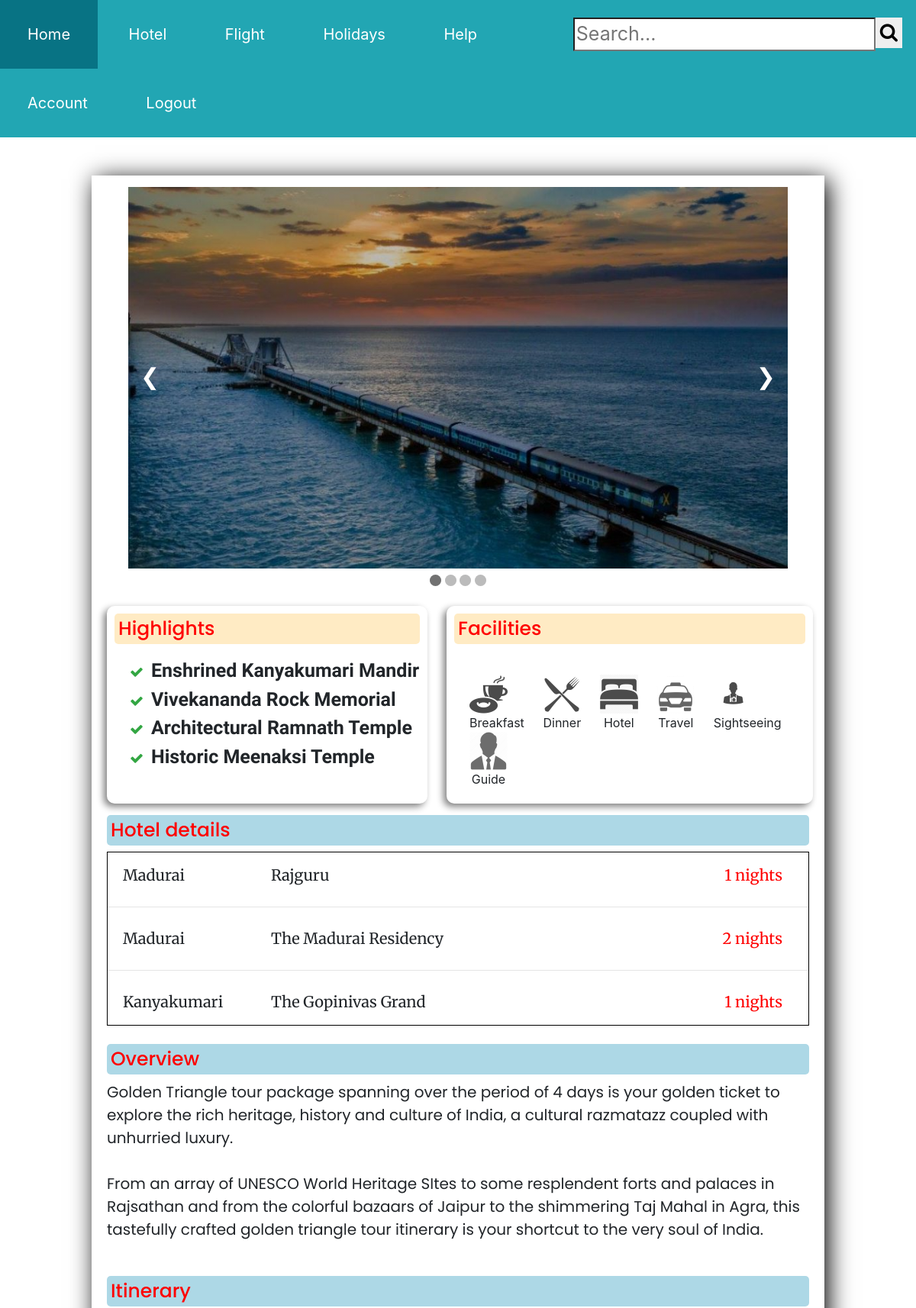
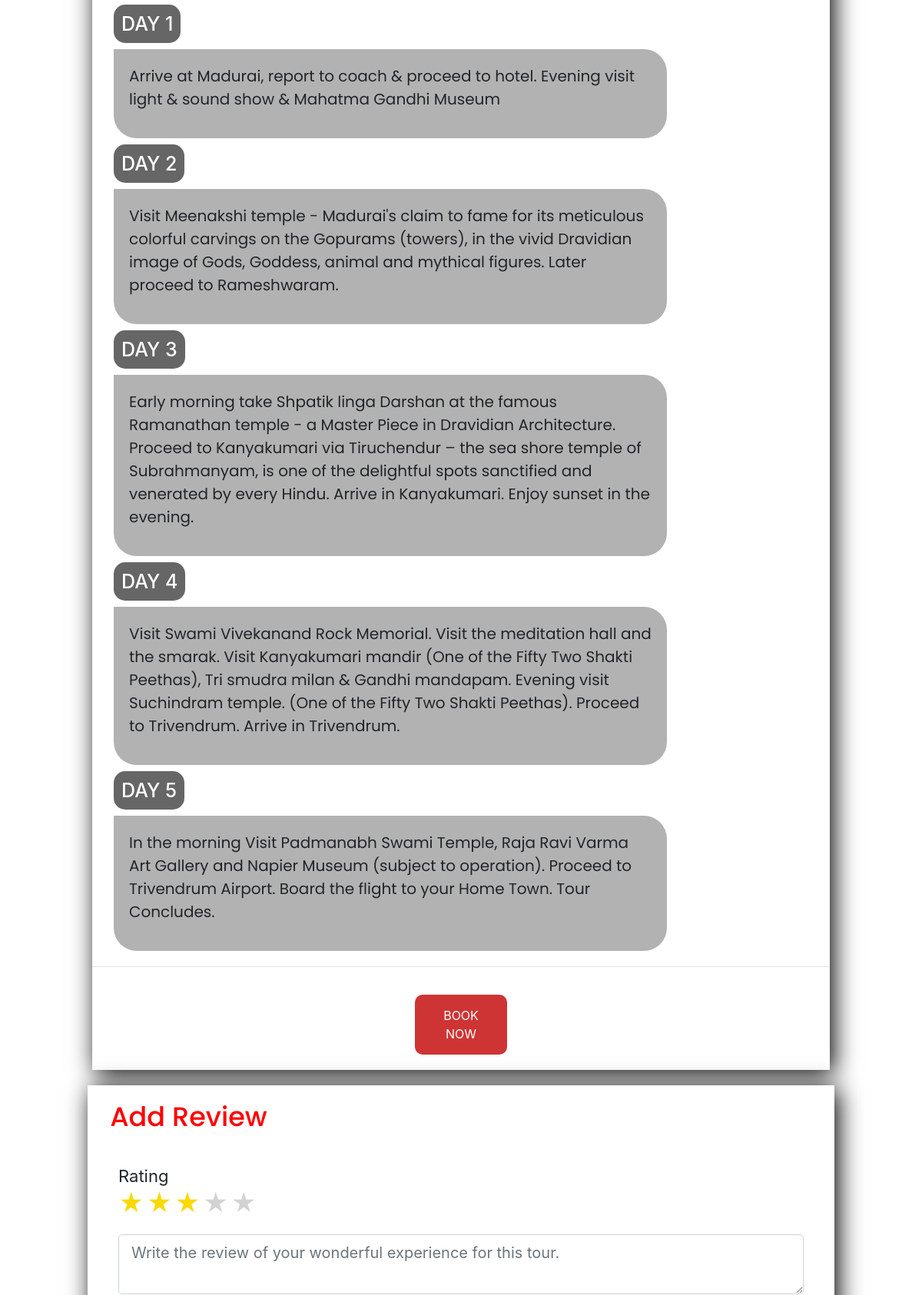
Page /home/Religious/6 (signed in, upper part) on the committed database (2 pictures, top to bottom).
### connector/models.py (models this page shows)
class MoreDetails(db.Model):
    id = db.Column(db.Integer, primary_key=True)
    package_id = db.Column(db.Integer, db.ForeignKey('packages.id'), nullable=False)
    highlight1 = db.Column(db.String(), nullable=False)
    highlight2 = db.Column(db.String(), nullable=False)
    highlight3 = db.Column(db.String(), nullable=False)
    highlight4 = db.Column(db.String(), nullable=True)
    facility1 = db.Column(db.Boolean, nullable=True)
    facility2 = db.Column(db.Boolean, nullable=True)
    facility3 = db.Column(db.Boolean, nullable=True)
    facility4 = db.Column(db.Boolean, nullable=True)
    facility5 = db.Column(db.Boolean, nullable=True)
    facility6 = db.Column(db.Boolean, nullable=True)
    hotel_location1 = db.Column(db.String(100),nullable=False)
    hotel_location2 = db.Column(db.String(100),nullable=True)
    hotel_location3 = db.Column(db.String(100),nullable=True)
    hotel_name1 = db.Column(db.String(100),nullable=False)
    hotel_name2 = db.Column(db.String(100),nullable=True)
    hotel_name3 = db.Column(db.String(100),nullable=True)
    hotel_stay1 = db.Column(db.String(100),nullable=False)
    hotel_stay2 = db.Column(db.String(100),nullable=True)
    hotel_stay3 = db.Column(db.String(100),nullable=True)
    hotel_rating_1 = db.Column(db.Integer, nullable=False)
    hotel_rating_2 = db.Column(db.Integer, nullable=True)
    hotel_rating_3 = db.Column(db.Integer, nullable=True)
    overview = db.Column(db.String(500),nullable=False)
    day_details = db.relationship('Itinerary', backref='day', lazy=True )
    image_file1 = db.Column(db.String(20), nullable=True, default='default-package.jpg')
    image_file2 = db.Column(db.String(20), nullable=True, default='default-package.jpg')
    image_file3 = db.Column(db.String(20), nullable=True, default='default-package.jpg')
    image_file4 = db.Column(db.String(20), nullable=True, default='default-package.jpg')

class  Itinerary(db.Model):
    id = db.Column(db.Integer,primary_key=True)
    more_details_id = db.Column(db.Integer, db.ForeignKey('more_details.id'), nullable=False, unique=False)
    day_number = db.Column(db.String(20),nullable=False)
    day_details = db.Column(db.String(100),nullable=False)

### connector/routes.py (the view, shortened to what this page needs)
@app.route('/home/<category>/<package_id>', methods=['GET','POST'])
@login_required
def packagedetails(package_id,category):
    form = ReviewForm()
    details_page= MoreDetails.query.filter_by(package_id=package_id).first()
    itinerary_details = Itinerary.query.filter_by(more_details_id = package_id).all()
    reviews = Reviews.query.filter_by(package_id =package_id).all()
    if request.method == "POST":
        rating = request.form["rating"]
    return render_template('packages/layout.html' ,package_id=package_id, details_page=details_page, itinerary_details = itinerary_details, title="More Details",form = form,reviews=reviews)

### connector/templates/packages/layout.html (shortened to what this page needs)
<!DOCTYPE html>
<html lang="en">
<head>
    <link rel="stylesheet" href="{{ url_for('static', filename='details-stylesheet.css')}}">
     <link rel="stylesheet" href="https://cdnjs.cloudflare.com/ajax/libs/font-awesome/4.7.0/css/font-awesome.min.css">
     <link rel="stylesheet" href="http://code.ionicframework.com/ionicons/2.0.1/css/ionicons.min.css">
    <link rel="stylesheet" href="https://maxcdn.bootstrapcdn.com/bootstrap/4.0.0/css/bootstrap.min.css">
</head>
<body>
    <div class=navbar>
        <ul class="navbar-l">
            <a href="{{ url_for('home') }}" id="home"><li class="nav">Home</li></a>
            <a href="#"><li class="nav">Hotel</li></a>
            <a href="#"><li class="nav">Flight</li></a>
            <a href="#"><li class="nav">Holidays</li></a>
            <a href="#"><li class="nav">Help</li></a>
        </ul>
        <div class="search">
            <form action="">
                <input type="search" name="search" placeholder="Search...">
            </form>
            <div class="sbutton">
                <button type="submit"><i class="fa fa-search"></i></button>
            </div>
        </div>
        <ul class="navbar-l">
            <a href="{{ url_for('account') }}"><li class="nav">Account</li></a>
            <a href="{{ url_for('logout') }}"><li class="nav">Logout</li></a>
        </ul>
    </div>
<div class="main">
    <div class="photo-container">
        <div class="photos fades" id="image1">
            <div class="caption"></div>
        </div>
        <a href="#" class="prev" onclick="plusSlides(-1)">&#10094;</a>
        <a href="#" class="next" onclick="plusSlides(1)">&#10095;</a>
    </div>
    <div style="text-align:center">
        <span class="dot" onclick="currentSlide(1)"></span>
        <span class="dot" onclick="currentSlide(2)"></span>
        <span class="dot" onclick="currentSlide(3)"></span>
        <span class="dot" onclick="currentSlide(4)"></span>
    </div>
    <div class="information">
        <div class="imp-points">
            <div class="point1">
                <h1 class="heading1">Highlights</h1>
                    <p class="details"><ul class=" highlights"><b>
                                <li><i class="fa fa-check" aria-hidden="true"></i>{{ details_page.highlight1 }}</li>
                                <li><i class="fa fa-check" aria-hidden="true"></i>{{ details_page.highlight2 }}</li>
                                <li><i class="fa fa-check" aria-hidden="true"></i>{{ details_page.highlight3 }}</li>
                                {% if details_page.highlight4 %}
                                <li><i class="fa fa-check" aria-hidden="true"></i>{{ details_page.highlight4 }}</li>
                                {% endif %}
                            </b>
                        </ul>
                    </p>
            </div>
            <div class="point2">
                <h1 class="heading1">Facilities</h1>
                <div class="facilities">
                    {% if details_page.facility1 %}
                    <div class="facility">
                        <img src="{{ url_for('static', filename='icons/breakfast.png') }}" alt="" class="icons">
                        <p class="icondesc">Breakfast</p>
                    </div>
                    {% endif %}
                    {% if details_page.facility2 %}
                    <div class="facility">
                        <img src="{{ url_for('static', filename='icons/dinner1.png') }}" alt="" class="icons">
                        <p class="icondesc">Dinner</p>
                    </div>
                    {% endif %}
                    {% if details_page.facility3 %}
                    <div class="facility">
                        <img src="{{ url_for('static', filename='icons/hotel.png') }}" alt="" class="icons">
                        <p class="icondesc">Hotel</p>
                    </div>
                    {% endif %}
                    {% if details_page.facility4 %}
                    <div class="facility">
                        <img src="{{ url_for('static', filename='icons/taxi.png') }}" alt="" class="icons">
                        <p class="icondesc">Travel</p>
                    </div>
                    {% endif %}
                    {% if details_page.facility5 %}
                    <div class="facility">
                        <img src="{{ url_for('static', filename='icons/sightseeing.png') }}" alt="" class="icons">
                        <p class="icondesc">Sightseeing</p>
                    </div>
                    {% endif %}
                    {% if details_page.facility6 %}
                    <div class="facility">
                        <img src="{{ url_for('static', filename='icons/guide.png') }}" alt="" class="icons">
                        <p class="icondesc">Guide</p>
                    </div>
                    {% endif %}
                </div>
            </div>
        </div>
        <h1 class="heading">Hotel details</h1>
        <div class="hotel">
        {% if details_page.hotel_location1 %}
            <div class="hotels-info">
                <div class="hotel-data" id="location">{{ details_page.hotel_location1}}</div>
                <div class="hotel-data" id="hotel-name">{{ details_page.hotel_name1 }}</div>
                <div class="hotel-data" id="ratings">
                <x-star-rating>
                    {% for stars in range(details_page.hotel_rating_1) %}
                        <div class="star full"></div>
                    {% endfor %}
                    {% for stars in range(5 - details_page.hotel_rating_1)  %}
                    <div class="star"></div>
                    {% endfor %}
                    </x-star-rating>
                </div>
                    <div class="hotel-data" id="nights">{{ details_page.hotel_stay1 }}</div>
            </div>
        {% endif %}
        {% if details_page.hotel_location2 %}
            <hr>
                <div class="hotels-info">
                    <div class="hotel-data" id="location">{{ details_page.hotel_location2}}</div>
                    <div class="hotel-data" id="hotel-name">{{ details_page.hotel_name2 }}</div>
                    <div class="hotel-data" id="ratings">
                    <x-star-rating>
                        {% for stars in range(details_page.hotel_rating_2) %}
                            <div class="star full"></div>
                        {% endfor %}
                        {% for stars in range(5 - details_page.hotel_rating_2)  %}
                        <div class="star"></div>
                        {% endfor %}
                        </x-star-rating>
                    </div>
                        <div class="hotel-data" id="nights">{{ details_page.hotel_stay2 }}</div>
                </div>
        {% endif %}
        {% if details_page.hotel_location3 %}
            <hr>
                <div class="hotels-info">
                    <div class="hotel-data" id="location">{{ details_page.hotel_location3}}</div>
                    <div class="hotel-data" id="hotel-name">{{ details_page.hotel_name3 }}</div>
                    <div class="hotel-data" id="ratings">
                    <x-star-rating>
                        {% for stars in range(details_page.hotel_rating_3) %}
                            <div class="star full"></div>
                        {% endfor %}
                        {% for stars in range(5 - details_page.hotel_rating_3)  %}
                        <div class="star"></div>
                        {% endfor %}
                        </x-star-rating>
                    </div>
                        <div class="hotel-data" id="nights">{{ details_page.hotel_stay3 }}</div>
                    </div>
        {% endif %}
        </div>
        <br>
        <h1 class="heading">Overview</h1>
            <p class=details>{{ details_page.overview }}</p>
        <h1 class="heading">Itinerary</h1>
        {% for itinerary in itinerary_details %}
        <div class="day-info">
            <div>
                <h1 class="day-no">DAY {{ itinerary.day_number }} </h1>
            </div>
            <div class="daydetails">
                <p class="details">{{ itinerary.day_details }} </p>
            </div>
        </div>
        {% endfor %}
        </div>
    <hr>
    <a href="{{ url_for('traveller_details', package_id=package_id) }}">
        <div class="enquire">
            BOOK NOW
        </div>
    </a>
</div>
<div class="comments">
    <h1 class="heading2">Add Review</h1>
    <div class="addcomment">
            <form method="POST" action='' name="review-form">
                <div class="form-group rating-section">
                    <label for="rate" class=rate-label>Rating</label>
                    <div class="stars" data-rating="3">
                        <span class="ratestar"></span>
                        <span class="ratestar"></span>
                        <span class="ratestar"></span>
                        <span class="ratestar"></span>
                        <span class="ratestar"></span>
                    </div>
                </div>
                <div class="form-group">
                    {% if form.review.errors %}
                        {{ form.review(class="form-control form-control-lg is-invalid") }}
                        <div class="invalid-feedback">
                            {% for error in form.review.errors %}
                                <span>{{ error }}</span>
                            {% endfor %}
                        </div>
                    {% else %}
                        {{ form.review(class="form-control form-control-lg") }}
                    {% endif %}
                </div>
        </form>
    </div>
</div>
</body>
</html>

### rows in the picture
MoreDetails: highlight1 "Enshrined Kanyakumari Mandir", highlight2 "Vivekananda Rock Memorial", highlight3 "Architectural Ramnath Temple", highlight4 "Historic Meenaksi Temple", hotel_location1 "Madurai", hotel_name1 "Rajguru", hotel_rating_1 4 (drawn), hotel_stay1 "1 nights", hotel_location2 "Madurai", hotel_name2 "The Madurai Residency", hotel_rating_2 4 (drawn), hotel_stay2 "2 nights", hotel_location3 "Kanyakumari", hotel_name3 "The Gopinivas Grand", hotel_rating_3 3 (drawn), hotel_stay3 "1 nights", overview "Golden Triangle tour package spanning over the period of 4 days is your golden ticket to explore the rich heritage, history and culture of India, a cultural razmatazz coupled with unhurried luxury. From an array of UNESCO World Heritage SItes to some resplendent forts and palaces in Rajsathan and from the colorful bazaars of Jaipur to the shimmering Taj Mahal in Agra, this tastefully crafted golden triangle tour itinerary is your shortcut to the very soul of India."
Itinerary: day_number "1", day_details "Arrive at Madurai, report to coach & proceed to hotel. Evening visit light & sound show & Mahatma Gandhi Museum"
Itinerary: day_number "2", day_details "Visit Meenakshi temple - Madurai's claim to fame for its meticulous colorful carvings on the Gopurams (towers), in the vivid Dravidian image of Gods, Goddess, animal and mythical figures. Later proceed to Rameshwaram."
Itinerary: day_number "3", day_details "Early morning take Shpatik linga Darshan at the famous Ramanathan temple - a Master Piece in Dravidian Architecture. Proceed to Kanyakumari via Tiruchendur – the sea shore temple of Subrahmanyam, is one of the delightful spots sanctified and venerated by every Hindu. Arrive in Kanyakumari. Enjoy sunset in the evening."
Itinerary: day_number "4", day_details "Visit Swami Vivekanand Rock Memorial. Visit the meditation hall and the smarak. Visit Kanyakumari mandir (One of the Fifty Two Shakti Peethas), Tri smudra milan & Gandhi mandapam. Evening visit Suchindram temple. (One of the Fifty Two Shakti Peethas). Proceed to Trivendrum. Arrive in Trivendrum."
Itinerary: day_number "5", day_details "In the morning Visit Padmanabh Swami Temple, Raja Ravi Varma Art Gallery and Napier Museum (subject to operation). Proceed to Trivendrum Airport. Board the flight to your Home Town. Tour Concludes."
